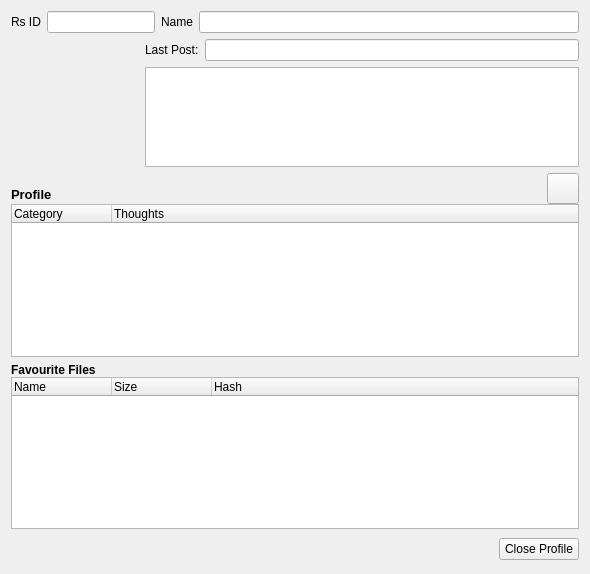
<ui version="4.0" >
 <class>ProfileView</class>
 <widget class="QWidget" name="ProfileView" >
  <property name="geometry" >
   <rect>
    <x>0</x>
    <y>0</y>
    <width>590</width>
    <height>574</height>
   </rect>
  </property>
  <property name="windowTitle" >
   <string>Profile View</string>
  </property>
  <property name="layoutDirection" >
   <enum>Qt::LeftToRight</enum>
  </property>
  <layout class="QGridLayout" name="gridLayout_2" >
   <item row="0" column="0" colspan="2" >
    <layout class="QGridLayout" >
     <item row="0" column="0" colspan="2" >
      <layout class="QHBoxLayout" >
       <item>
        <widget class="QLabel" name="label_2" >
         <property name="text" >
          <string>Rs ID</string>
         </property>
        </widget>
       </item>
       <item>
        <widget class="QLineEdit" name="idLineEdit" >
         <property name="readOnly" >
          <bool>true</bool>
         </property>
        </widget>
       </item>
      </layout>
     </item>
     <item row="0" column="2" >
      <layout class="QHBoxLayout" >
       <item>
        <widget class="QLabel" name="label_3" >
         <property name="text" >
          <string>Name</string>
         </property>
        </widget>
       </item>
       <item>
        <widget class="QLineEdit" name="nameLineEdit" >
         <property name="readOnly" >
          <bool>true</bool>
         </property>
        </widget>
       </item>
      </layout>
     </item>
     <item row="1" column="0" >
      <layout class="QVBoxLayout" >
       <item>
        <widget class="QLabel" name="photoLabel" >
         <property name="minimumSize" >
          <size>
           <width>128</width>
           <height>128</height>
          </size>
         </property>
         <property name="maximumSize" >
          <size>
           <width>128</width>
           <height>128</height>
          </size>
         </property>
         <property name="contextMenuPolicy" >
          <enum>Qt::CustomContextMenu</enum>
         </property>
         <property name="styleSheet" >
          <string notr="true" >border-image: url(:/images/avatar_background.png);</string>
         </property>
         <property name="text" >
          <string/>
         </property>
         <property name="pixmap" >
          <pixmap resource="../images.qrc" >:/images/user/personal64.png</pixmap>
         </property>
         <property name="alignment" >
          <set>Qt::AlignCenter</set>
         </property>
        </widget>
       </item>
       <item>
        <spacer>
         <property name="orientation" >
          <enum>Qt::Vertical</enum>
         </property>
         <property name="sizeHint" stdset="0" >
          <size>
           <width>20</width>
           <height>40</height>
          </size>
         </property>
        </spacer>
       </item>
      </layout>
     </item>
     <item row="1" column="1" colspan="2" >
      <layout class="QVBoxLayout" >
       <item>
        <layout class="QHBoxLayout" >
         <item>
          <widget class="QLabel" name="label_4" >
           <property name="text" >
            <string>Last Post:</string>
           </property>
          </widget>
         </item>
         <item>
          <widget class="QLineEdit" name="timeLineEdit" >
           <property name="readOnly" >
            <bool>true</bool>
           </property>
          </widget>
         </item>
        </layout>
       </item>
       <item>
        <widget class="QTextEdit" name="postTextEdit" >
         <property name="maximumSize" >
          <size>
           <width>16777215</width>
           <height>128</height>
          </size>
         </property>
        </widget>
       </item>
      </layout>
     </item>
    </layout>
   </item>
   <item row="1" column="0" colspan="2" >
    <layout class="QGridLayout" name="gridLayout" >
     <property name="horizontalSpacing" >
      <number>-1</number>
     </property>
     <property name="verticalSpacing" >
      <number>0</number>
     </property>
     <item row="0" column="0" >
      <widget class="QLabel" name="label_6" >
       <property name="font" >
        <font>
         <weight>75</weight>
         <bold>true</bold>
        </font>
       </property>
       <property name="text" >
        <string>&lt;!DOCTYPE HTML PUBLIC "-//W3C//DTD HTML 4.0//EN" "http://www.w3.org/TR/REC-html40/strict.dtd">
&lt;html>&lt;head>&lt;meta name="qrichtext" content="1" />&lt;style type="text/css">
p, li { white-space: pre-wrap; }
&lt;/style>&lt;/head>&lt;body style=" font-family:'Sans Serif'; font-size:9pt; font-weight:600; font-style:normal;">
&lt;p style=" margin-top:0px; margin-bottom:0px; margin-left:0px; margin-right:0px; -qt-block-indent:0; text-indent:0px;">&lt;span style=" font-size:16pt; vertical-align:sub;">Profile&lt;/span>&lt;/p>&lt;/body>&lt;/html></string>
       </property>
      </widget>
     </item>
     <item row="0" column="1" >
      <spacer name="horizontalSpacer" >
       <property name="orientation" >
        <enum>Qt::Horizontal</enum>
       </property>
       <property name="sizeHint" stdset="0" >
        <size>
         <width>368</width>
         <height>20</height>
        </size>
       </property>
      </spacer>
     </item>
     <item row="0" column="2" >
      <widget class="QToolButton" name="profileditButton" >
       <property name="toolTip" >
        <string>Edit Profile</string>
       </property>
       <property name="text" >
        <string/>
       </property>
       <property name="icon" >
        <iconset resource="../images.qrc" >
         <normaloff>:/images/user/kuser24.png</normaloff>:/images/user/kuser24.png</iconset>
       </property>
       <property name="iconSize" >
        <size>
         <width>24</width>
         <height>24</height>
        </size>
       </property>
      </widget>
     </item>
     <item row="1" column="0" colspan="3" >
      <widget class="QTreeWidget" name="profileTreeWidget" >
       <property name="contextMenuPolicy" >
        <enum>Qt::CustomContextMenu</enum>
       </property>
       <property name="rootIsDecorated" >
        <bool>false</bool>
       </property>
       <column>
        <property name="text" >
         <string>Category</string>
        </property>
       </column>
       <column>
        <property name="text" >
         <string>Thoughts</string>
        </property>
       </column>
      </widget>
     </item>
    </layout>
   </item>
   <item row="2" column="0" colspan="2" >
    <layout class="QVBoxLayout" >
     <property name="spacing" >
      <number>0</number>
     </property>
     <item>
      <widget class="QLabel" name="label_5" >
       <property name="font" >
        <font>
         <weight>75</weight>
         <bold>true</bold>
        </font>
       </property>
       <property name="text" >
        <string>Favourite Files</string>
       </property>
      </widget>
     </item>
     <item>
      <widget class="QTreeWidget" name="fileTreeWidget" >
       <property name="contextMenuPolicy" >
        <enum>Qt::CustomContextMenu</enum>
       </property>
       <column>
        <property name="text" >
         <string>Name</string>
        </property>
       </column>
       <column>
        <property name="text" >
         <string>Size</string>
        </property>
       </column>
       <column>
        <property name="text" >
         <string>Hash</string>
        </property>
       </column>
      </widget>
     </item>
    </layout>
   </item>
   <item row="3" column="0" >
    <spacer>
     <property name="orientation" >
      <enum>Qt::Horizontal</enum>
     </property>
     <property name="sizeHint" stdset="0" >
      <size>
       <width>241</width>
       <height>28</height>
      </size>
     </property>
    </spacer>
   </item>
   <item row="3" column="1" >
    <widget class="QPushButton" name="closeButton" >
     <property name="layoutDirection" >
      <enum>Qt::RightToLeft</enum>
     </property>
     <property name="text" >
      <string>Close Profile</string>
     </property>
     <property name="icon" >
      <iconset resource="../images.qrc" >
       <normaloff>:/images/close_normal.png</normaloff>:/images/close_normal.png</iconset>
     </property>
    </widget>
   </item>
  </layout>
 </widget>
 <resources>
  <include location="../images.qrc" />
 </resources>
 <connections/>
</ui>
